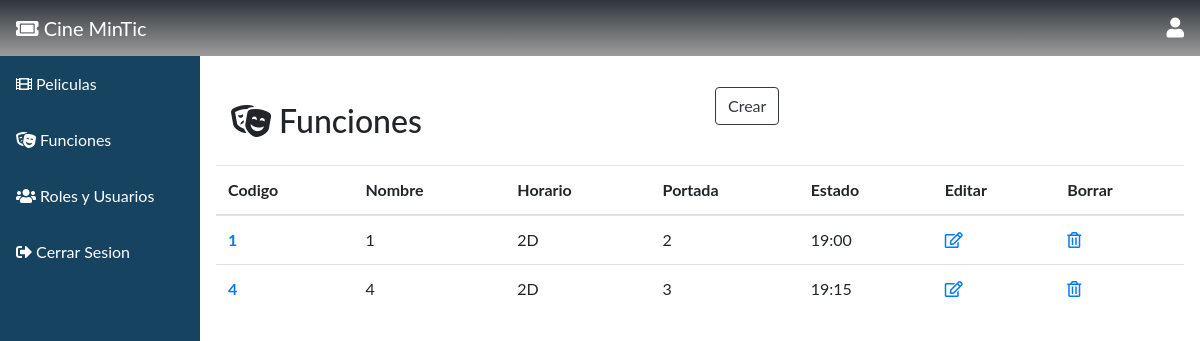
The page /admin_funciones/ (signed in) on the database its author committed.
### tables this page shows
CREATE TABLE funcion (id INTEGER PRIMARY KEY AUTOINCREMENT, categoria VARCHAR, sala VARCHAR, hora TIME, puntuacion DOUBLE, precio DOUBLE, pelicula_codigo INT REFERENCES pelicula (codigo) ON DELETE CASCADE ON UPDATE CASCADE);

### main.py (the view)
@app.route('/admin_funciones/', methods=['GET', 'POST'])
def manage_functions():
    if g.user[6]!=1 and g.user[6]!=2:
        return redirect(url_for('home'))
    if request.method == 'GET':
        db=get_db()
        result=db.execute("SELECT * FROM funcion")
        result= result.fetchall()
        db.close()
    return render_template('funciones.html',result=result)

### db.py (called while the page is built)
def get_db():
    try:
        if 'db' not in g:
            print('conectada')
            g.db = sqlite3.connect('cinemintic.db')
        return g.db
    except Error:
        print(Error)

### main.py (called while the page is built)
@app.before_request
def cargar_usuario_registrado():
    print("Entró en before_request.")
    id_usuario = session.get('id_usuario')
    if id_usuario is None:
        g.user = None
    else:
        g.user = get_db().execute(
                'SELECT id, nombre, email, password,fecha_nacimiento,genero,cargo_id FROM usuario WHERE id = ?'
                ,
                (id_usuario,)
            ).fetchone()
    print('g.user:', g.user)

### templates/funciones.html (shortened to what this page needs)
{% extends "bootstrap/base.html" %}
{% block styles %}
  <link rel="stylesheet" href="https://maxcdn.bootstrapcdn.com/bootstrap/4.0.0/css/bootstrap.min.css">
  <link href="https://cdnjs.cloudflare.com/ajax/libs/font-awesome/5.13.0/css/all.min.css" rel="stylesheet">
{% endblock %}
{% block content %}
  <div class="sidebar">
    <a class="active" href="{{ url_for('home') }}"><i class="fas fa-ticket-alt"></i> Cine MinTic</a>
    <a href="{{ url_for('manage_movies') }}"><i class="fas fa-film"></i> Peliculas</a>
    <a href="{{ url_for('manage_functions') }}"><i class="fas fa-theater-masks"></i> Funciones</a>
    {% if g.user[6]==1%}
    <a href="{{ url_for('manage_users') }}"><i class="fas fa-users"></i> Roles y Usuarios</a>
    {% endif %}
    <a href="#logout"><i class="fas fa-sign-out-alt"></i> Cerrar Sesion</a>
  </div>
  <nav style="background: linear-gradient(180deg, var(--black2) 0%, var(--black1) 100%);color: white;" class="navbar justify-content-between">
    <a class="navbar-brand"><i class="fas fa-ticket-alt"></i> Cine MinTic</a>
    <i style="font-size:20px" class="fas fa-user"></i>
  </nav>
  <div class="content">
    <div style="padding-top: 30px;padding-bottom: 10px;" class="row">
    <div class="col"><h2 style="margin:15px;"><i class="fas fa-theater-masks"></i> Funciones</h2></div>
    <div class="col"><a class="btn btn-outline-dark" role="button" aria-disabled="true" href="{{ url_for('create_funcion') }}">Crear</a></div>
  </div>
    <table class="table">
    <thead>
      <tr>
        <th scope="col">Codigo</th>
        <th scope="col">Nombre</th>
        <th scope="col">Horario</th>
        <th scope="col">Portada</th>
        <th scope="col">Estado</th>
        <th scope="col">Editar</th>
        <th scope="col">Borrar</th>
      </tr>
    </thead>
    <tbody>
      {% for fila in result %}
      <tr>
        <th scope="row"><a href="{{ url_for('seefuncion',id=fila[0]) }}">{{ fila[0] }}</a></th>
        <td>{{ fila[0] }}</td>
        <td>{{ fila[1] }}</td>
        <td>{{ fila[2] }}</td>
        <td>{{ fila[3] }}</td>
        <td><a href="{{ url_for('editfuncion',id=fila[0]) }}"><i class="far fa-edit"></i></a></td>
        <td><a href="{{ url_for('deletefuncion',id=fila[0]) }}"><i class="far fa-trash-alt"></i></a></td>
      </tr>
      {% endfor %}
    </tbody>
  </table>
  </div>
{% endblock %}

### templates/funciones.html (style rules this page uses)
:root { --gold1:#F4BD76; --gold2:#F6CD8F; --gray:#ffffff80; --gray2:#f7d9d990; --black1: #9C9C9B; --black2: #30353B; --shadow: 0 8px 8px; --color_shadow: #00000033; }
body { margin: 0; font-family: "Lato", sans-serif; }
.sidebar { margin: 0; padding: 0; width: 200px; background-color: #154360; position: fixed; height: 100%; overflow: auto; }
.sidebar a { display: block; color: white; padding: 16px; text-decoration: none; }
.sidebar a.active { background: linear-gradient(180deg, var(--black2) 0%, var(--black1) 100%);color: white; color: white; }
div.content { margin-left: 200px; padding: 1px 16px; height: 1000px; }

### rows shown on the page
funcion: id "1", categoria "2D", sala "2", hora "19:00"
funcion: id "4", categoria "2D", sala "3", hora "19:15"
